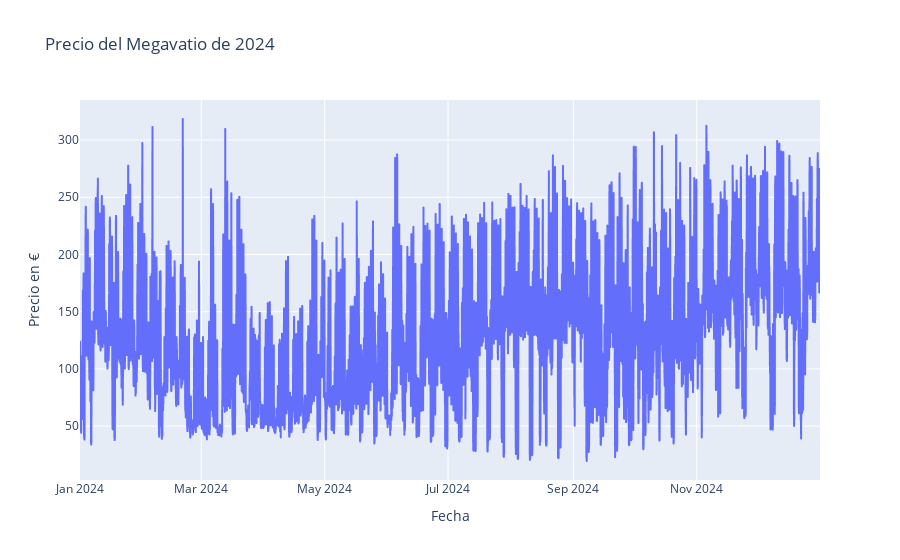

The notebook cell this image was saved under:
### Code cell
draw(df_precio, 'line', y='value', color='value', title=f'Precio del Megavatio de {start_date[:4]}', name_y='Precio en €')

### Figure 1 — Plotly figure (JSON) as saved in the notebook; plotly's stock layout.template omitted (floating-point values rounded to 4 significant figures; data arrays with more than 128 entries replaced by an {"elided": "..."} marker saying what was removed)
{"data": [{"hovertemplate": "Fecha=%{x}<br>Precio en €=%{y}<extra></extra>", "legendgroup": "", "line": {"color": "#636efa", "dash": "solid"}, "marker": {"symbol": "circle"}, "mode": "lines", "name": "", "showlegend": false, "type": "scattergl", "x": {"elided": "8784 str values"}, "xaxis": "x", "y": {"elided": "8784 float values"}, "yaxis": "y"}], "layout": {"legend": {"tracegroupgap": 0}, "title": {"text": "Precio del Megavatio de 2024"}, "xaxis": {"anchor": "y", "domain": [0, 1], "title": {"text": "Fecha"}}, "yaxis": {"anchor": "x", "domain": [0, 1], "title": {"text": "Precio en €"}}}}
